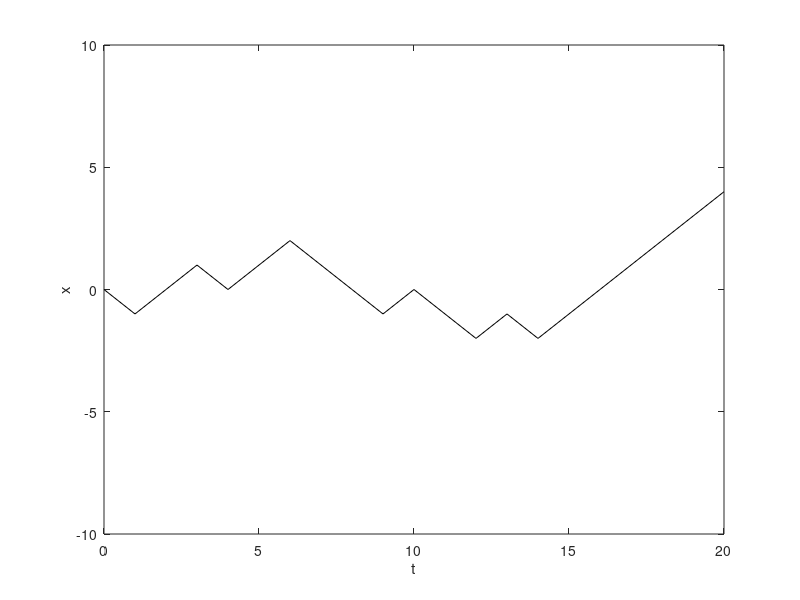

Write the MATLAB code that produced this figure.
%% Author: Jamie Mair
% Random walk script to simulate a single random walk with parameters


initial_x = 0;
initial_t = 0;
final_t = 20;
probability_up = 0.5;
probability_down = 1.0 - probability_up;

x = zeros(1, final_t-initial_t+1);
t = initial_t:final_t;
x(1) = initial_x;
for i=2:length(x)
    if rand < probability_up
       x(i) = x(i-1) + 1; 
    else
       x(i) = x(i-1) - 1; 
    end
end


figure;
plot(t,x,'-k');
ylim([-10 10]);
xlabel('t');
ylabel('x');